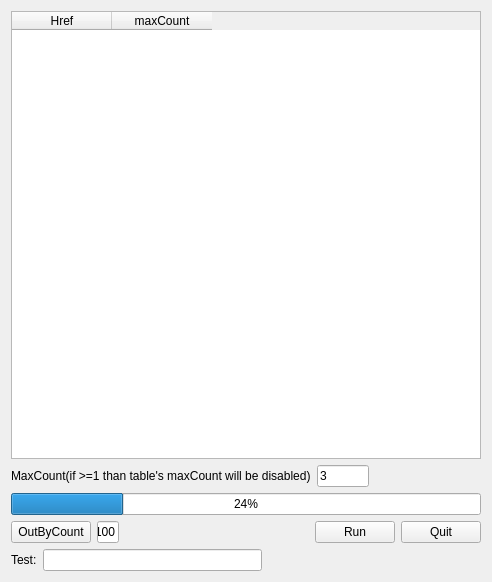
<?xml version="1.0" encoding="UTF-8"?>
<ui version="4.0">
 <class>CMainForm</class>
 <widget class="QWidget" name="CMainForm">
  <property name="geometry">
   <rect>
    <x>0</x>
    <y>0</y>
    <width>492</width>
    <height>582</height>
   </rect>
  </property>
  <property name="windowTitle">
   <string>Form</string>
  </property>
  <layout class="QVBoxLayout" name="verticalLayout">
   <item>
    <widget class="QTableWidget" name="tableWidget">
     <column>
      <property name="text">
       <string>Href</string>
      </property>
     </column>
     <column>
      <property name="text">
       <string>maxCount</string>
      </property>
     </column>
    </widget>
   </item>
   <item>
    <layout class="QHBoxLayout" name="horizontalLayout">
     <item>
      <widget class="QLabel" name="label">
       <property name="text">
        <string>MaxCount(if &gt;=1 than table's maxCount will be disabled)</string>
       </property>
      </widget>
     </item>
     <item>
      <widget class="QLineEdit" name="lineEditMaxCount">
       <property name="text">
        <string>3</string>
       </property>
      </widget>
     </item>
     <item>
      <spacer name="horizontalSpacer_2">
       <property name="orientation">
        <enum>Qt::Horizontal</enum>
       </property>
       <property name="sizeHint" stdset="0">
        <size>
         <width>168</width>
         <height>17</height>
        </size>
       </property>
      </spacer>
     </item>
    </layout>
   </item>
   <item>
    <widget class="QProgressBar" name="progressBar">
     <property name="value">
      <number>24</number>
     </property>
    </widget>
   </item>
   <item>
    <layout class="QHBoxLayout" name="horizontalLayout_2">
     <item>
      <widget class="QPushButton" name="pushButtonOutByCount">
       <property name="text">
        <string>OutByCount</string>
       </property>
      </widget>
     </item>
     <item>
      <widget class="QLineEdit" name="lineEditMinCount">
       <property name="text">
        <string>100</string>
       </property>
      </widget>
     </item>
     <item>
      <spacer name="horizontalSpacer">
       <property name="orientation">
        <enum>Qt::Horizontal</enum>
       </property>
       <property name="sizeHint" stdset="0">
        <size>
         <width>309</width>
         <height>20</height>
        </size>
       </property>
      </spacer>
     </item>
     <item>
      <widget class="QPushButton" name="pushButtonRun">
       <property name="text">
        <string>Run</string>
       </property>
      </widget>
     </item>
     <item>
      <widget class="QPushButton" name="pushButtonQuit">
       <property name="text">
        <string>Quit</string>
       </property>
      </widget>
     </item>
    </layout>
   </item>
   <item>
    <layout class="QHBoxLayout" name="horizontalLayout_3">
     <item>
      <widget class="QLabel" name="label_2">
       <property name="text">
        <string>Test:</string>
       </property>
      </widget>
     </item>
     <item>
      <widget class="QLineEdit" name="lineEditText">
       <property name="text">
        <string/>
       </property>
      </widget>
     </item>
     <item>
      <spacer name="horizontalSpacer_3">
       <property name="orientation">
        <enum>Qt::Horizontal</enum>
       </property>
       <property name="sizeHint" stdset="0">
        <size>
         <width>168</width>
         <height>17</height>
        </size>
       </property>
      </spacer>
     </item>
    </layout>
   </item>
  </layout>
 </widget>
 <resources/>
 <connections/>
</ui>
